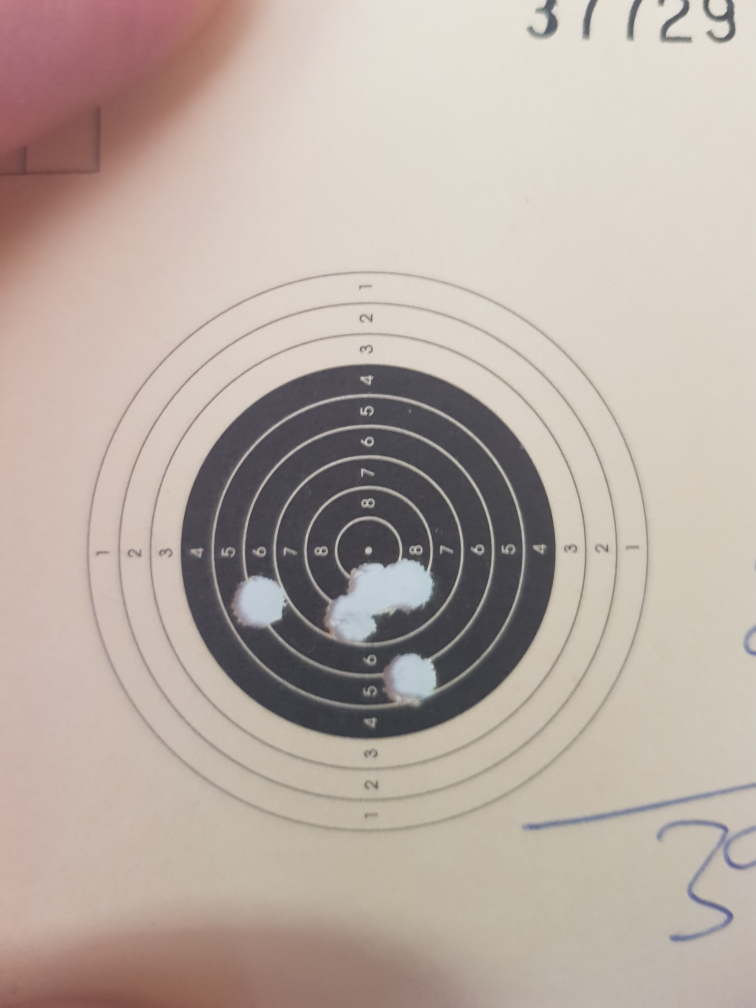
#> input picture Ocv/images/targets/img6.jpg, 3024 x 4032 px (shown at 1/4 size)
$ jupyter execute ThreshSlider.ipynb
#> lines starting #> are read from the running program, lines starting #| are printed output that depends on the picture; after the words box and inside, x2 and y2 are one past the last pixel; in counts of white or black regions, pixels touching at a corner belong together
[cell 1]
import cv2
import numpy as np

image = cv2.imread('./images/targets/img6.jpg') #0 means import as grayscale
#> image is the input picture: shape (4032, 3024, 3); mean B, G, R 163.5, 172, 185.1
image = cv2.resize(image, None, fx=0.2,fy=0.2)
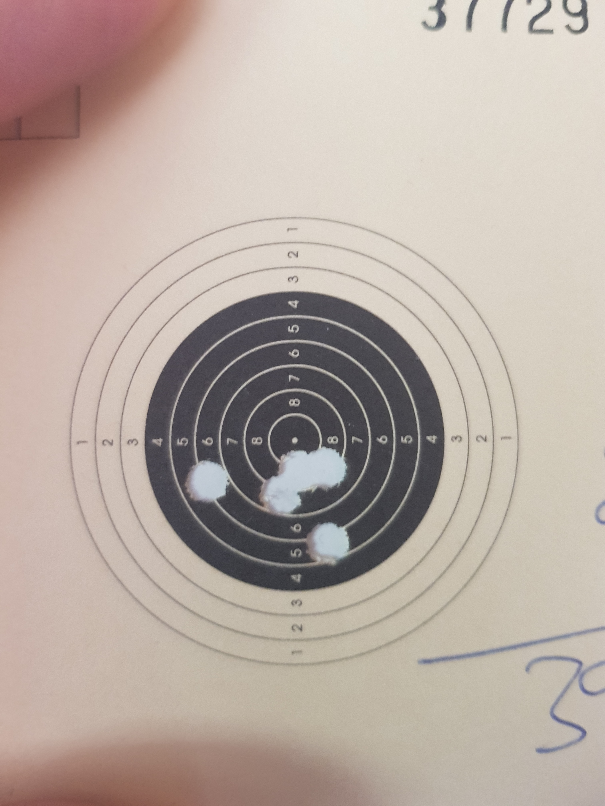
#> image: shape (806, 605, 3); mean B, G, R 163.5, 172, 185.2
# imageOrig = cv2.resize(image, (400,400), interpolation = cv2.INTER_AREA)

grey = cv2.cvtColor(image,cv2.COLOR_BGR2GRAY)
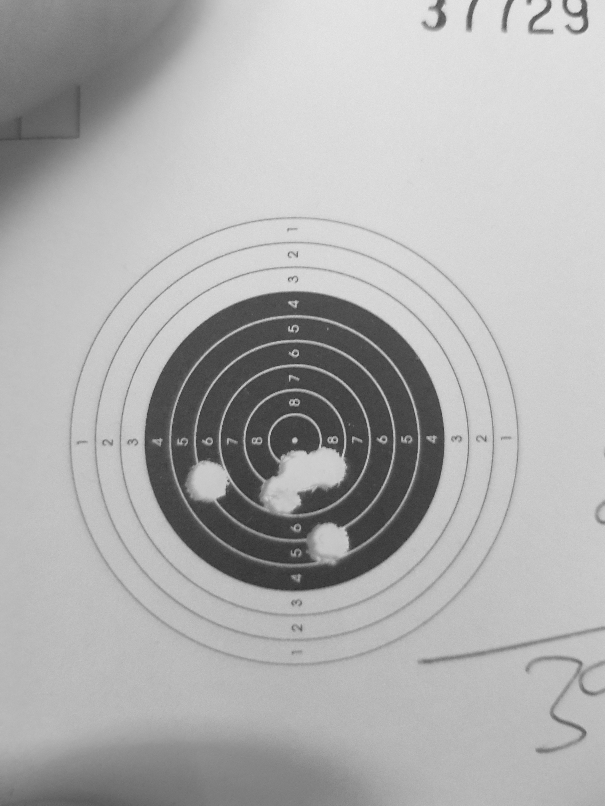
#> grey: shape (806, 605); min 37, max 231, mean 175

def nothing(x):
    pass

cv2.namedWindow('image')

cv2.createTrackbar('Min','image',0,255,nothing)
cv2.createTrackbar('Max','image',0,255,nothing)
cv2.createTrackbar('Inv','image',0,1,nothing)

cv2.setTrackbarPos('Min', 'image', 179)
cv2.setTrackbarPos('Max', 'image', 255)
cv2.setTrackbarPos('Inv', 'image', 0)

while True:

    Inv = cv2.getTrackbarPos('Inv','image')
    Min = cv2.getTrackbarPos('Min','image')
    Max = cv2.getTrackbarPos('Max','image')

#     if Inv == 1:
#         image = cv2.bitwise_not(image)

    ret, thresh1 = cv2.threshold(grey,Min,Max,cv2.THRESH_BINARY)
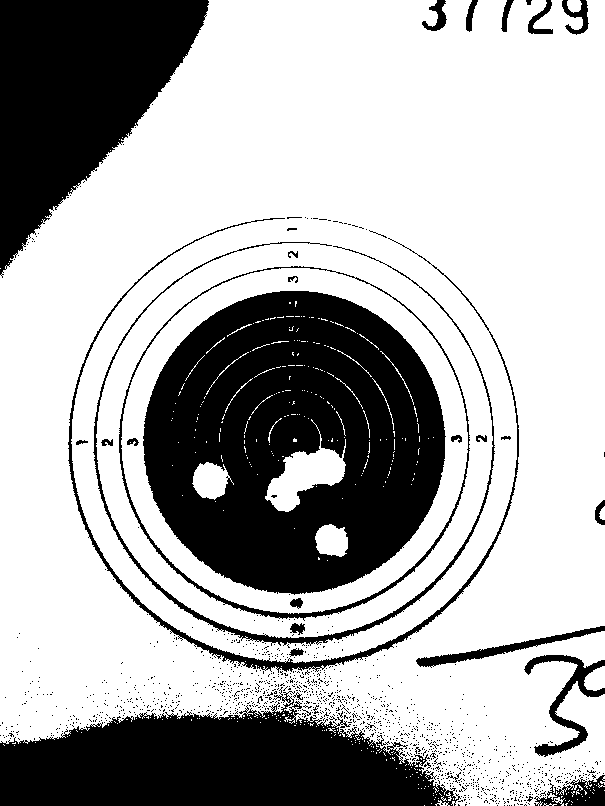
#> thresh1: shape (806, 605); 68.9% white; 1317 black regions (1285 under 20 px), largest, box (x1, y1, x2, y2) and area: (143, 291, 446, 595) 65818, (0, 687, 461, 806) 34094, (0, 0, 209, 278) 32160
#> ret = 179
    ret, thresh2 = cv2.threshold(grey,Min,Max,cv2.THRESH_BINARY_INV)
    ret, thresh3 = cv2.threshold(grey,Min,Max,cv2.THRESH_TRUNC)
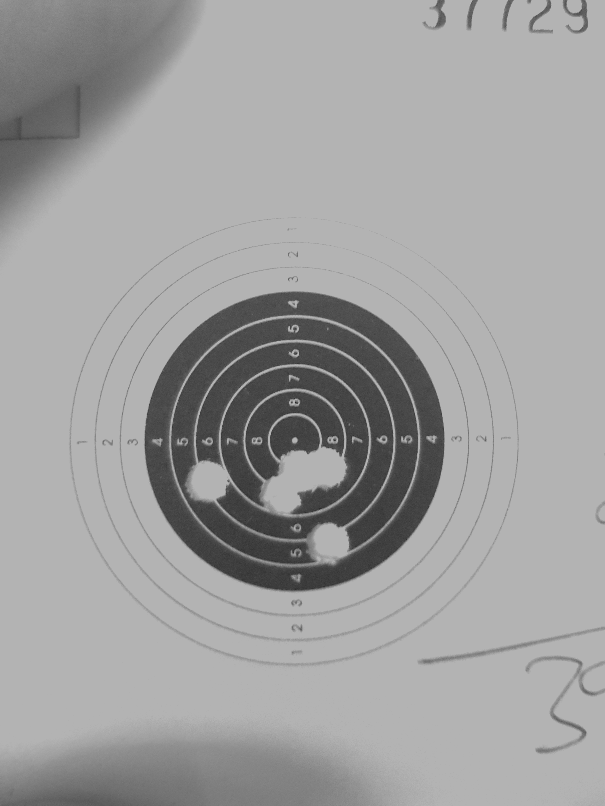
#> thresh3: shape (806, 605); min 37, max 179, mean 159.6
    ret, thresh4 = cv2.threshold(grey,Min,Max,cv2.THRESH_TOZERO)
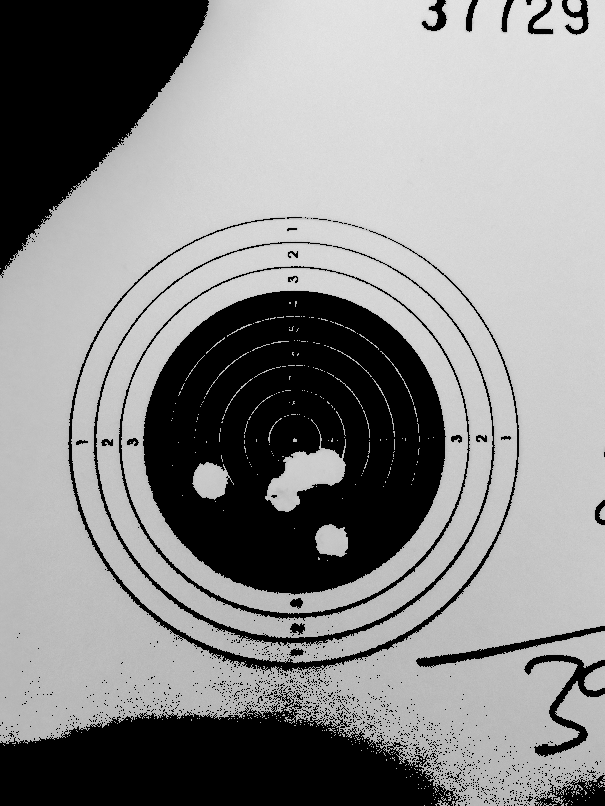
#> thresh4: shape (806, 605); min 0, max 231, mean 138.6
    ret, thresh5 = cv2.threshold(grey,Min,Max,cv2.THRESH_TOZERO_INV)
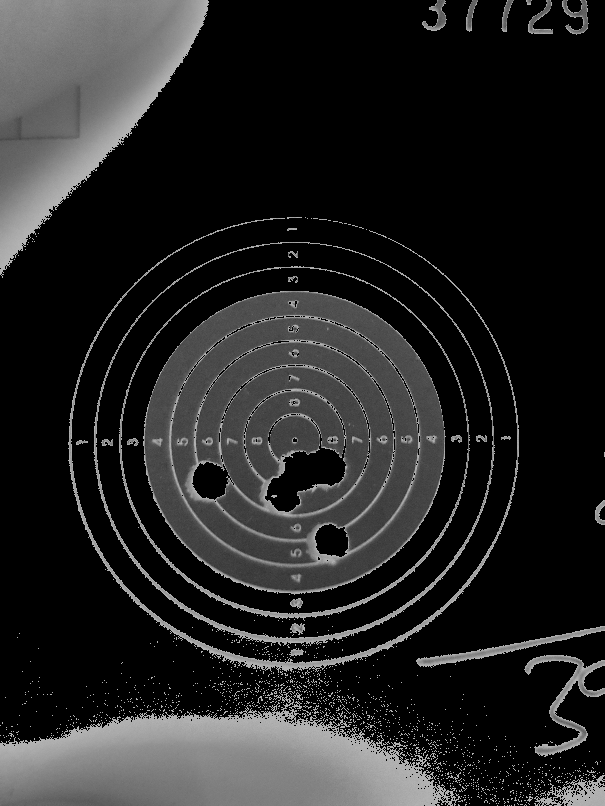
#> thresh5: shape (806, 605); min 0, max 179, mean 36.3

    cv2.imshow('image',image)

    cv2.imshow('tr1',thresh1)
    cv2.imshow('tr2',thresh2)
    cv2.imshow('tr3',thresh3)
    cv2.imshow('tr4',thresh4)
    cv2.imshow('tr5',thresh5)

    if cv2.waitKey(1) == 13:
#> (key Esc is pressed here)
        break

cv2.waitKey()
cv2.destroyAllWindows()

$ run again, with Ocv/images/targets/img10.jpg copied over Ocv/images/targets/img6.jpg
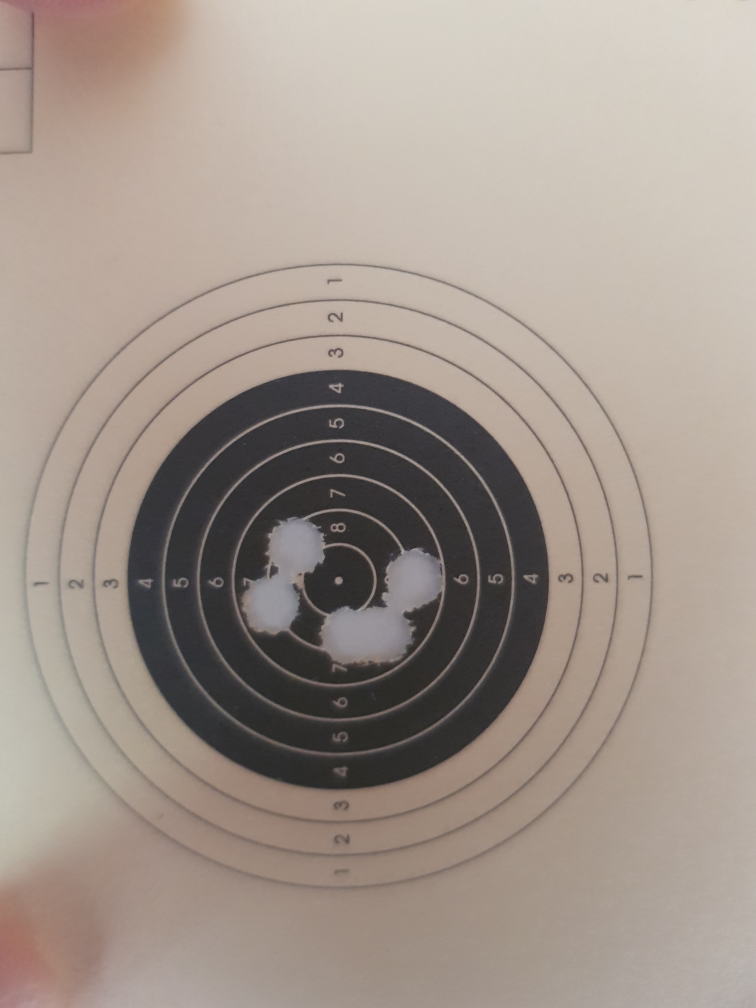
#> input picture Ocv/images/targets/img10.jpg, 3024 x 4032 px (shown at 1/4 size)
#> image is the input picture: shape (4032, 3024, 3); mean B, G, R 140.4, 149.5, 161.5
#> image: shape (806, 605, 3)
#> `ret, thresh1 = cv2.threshold(grey,Min,Max,cv2.THRESH_BINARY)`:
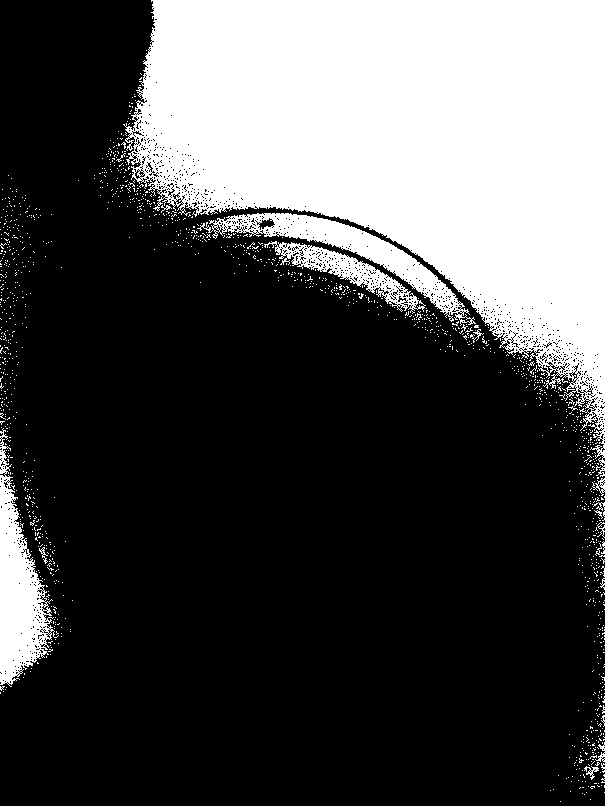
#> thresh1: shape (806, 605); 28.8% white; 1415 white regions (1396 under 20 px), largest, box (x1, y1, x2, y2) and area: (123, 0, 605, 477) 122143, (0, 428, 59, 687) 6477, (197, 213, 476, 326) 5640
#> ret = 179
#> `ret, thresh5 = cv2.threshold(grey,Min,Max,cv2.THRESH_TOZERO_INV)`:
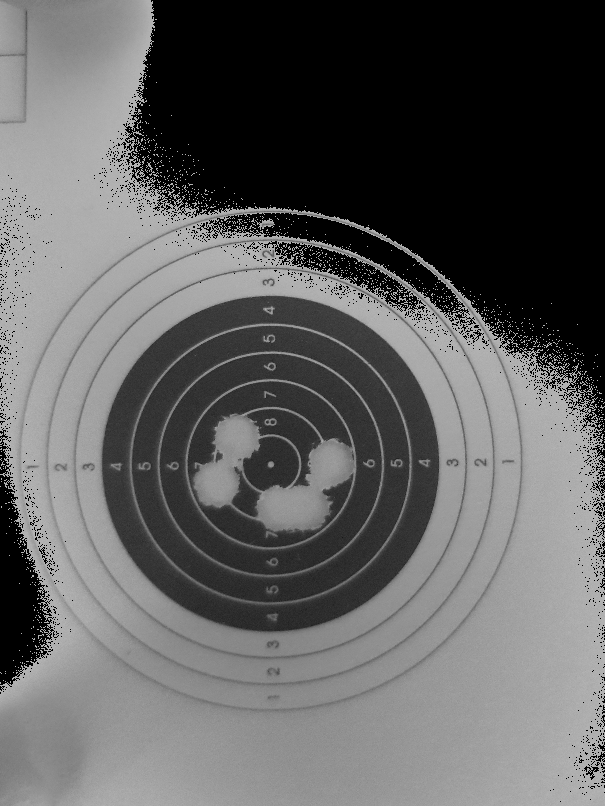
#> thresh5: shape (806, 605); min 0, max 179, mean 95.7

$ run again, with Ocv/images/targets/img11.jpg copied over Ocv/images/targets/img6.jpg
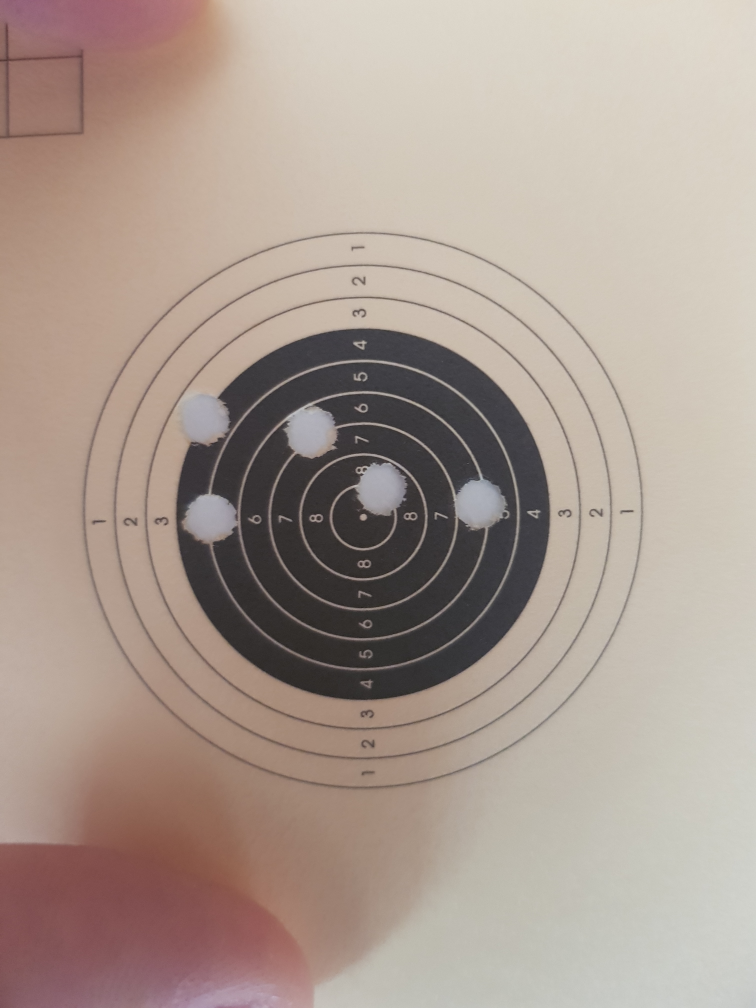
#> input picture Ocv/images/targets/img11.jpg, 3024 x 4032 px (shown at 1/4 size)
#> image is the input picture: shape (4032, 3024, 3); mean B, G, R 145.8, 155.6, 171.1
#> image: shape (806, 605, 3)
#> `ret, thresh1 = cv2.threshold(grey,Min,Max,cv2.THRESH_BINARY)`:
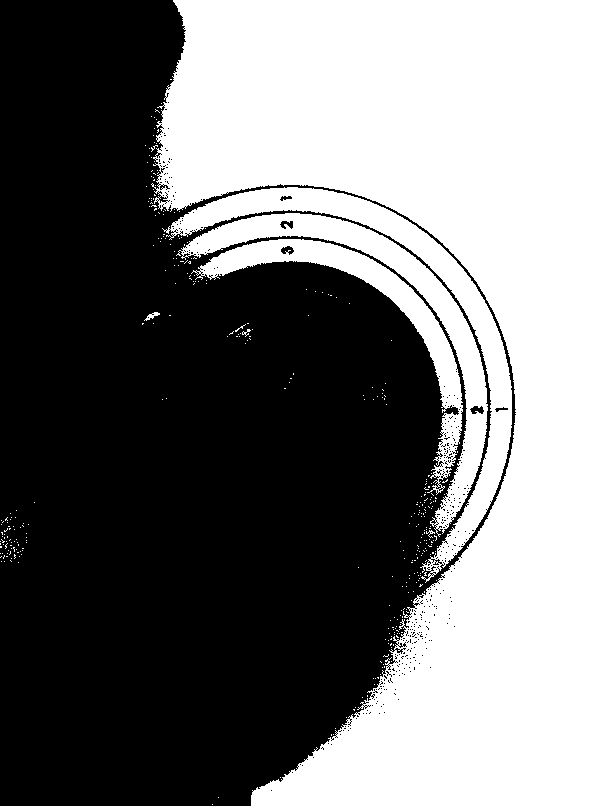
#> thresh1: shape (806, 605); 45.5% white; 362 white regions (355 under 20 px), largest, box (x1, y1, x2, y2) and area: (151, 0, 605, 806) 187860, (162, 187, 512, 583) 13697, (176, 213, 488, 537) 11138
#> ret = 179
#> `ret, thresh5 = cv2.threshold(grey,Min,Max,cv2.THRESH_TOZERO_INV)`:
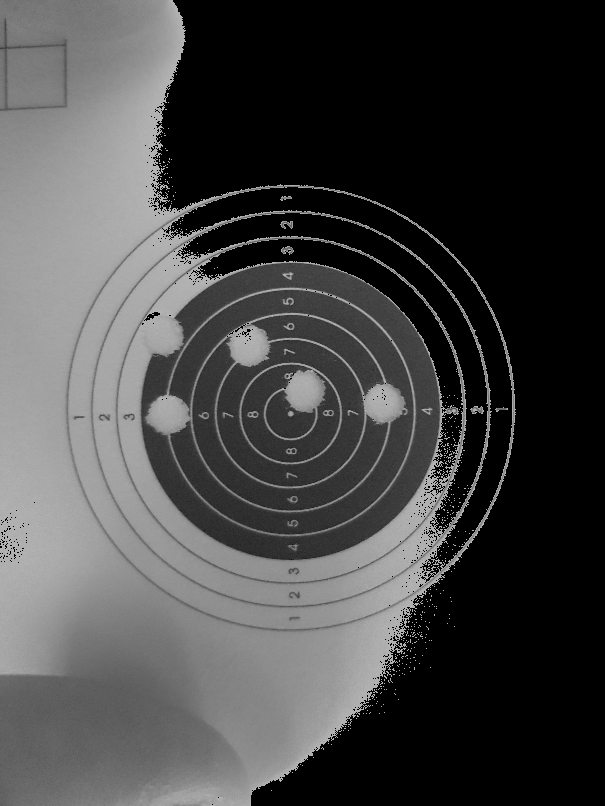
#> thresh5: shape (806, 605); min 0, max 179, mean 68.6

$ run again, with Ocv/images/targets/img12.jpg copied over Ocv/images/targets/img6.jpg
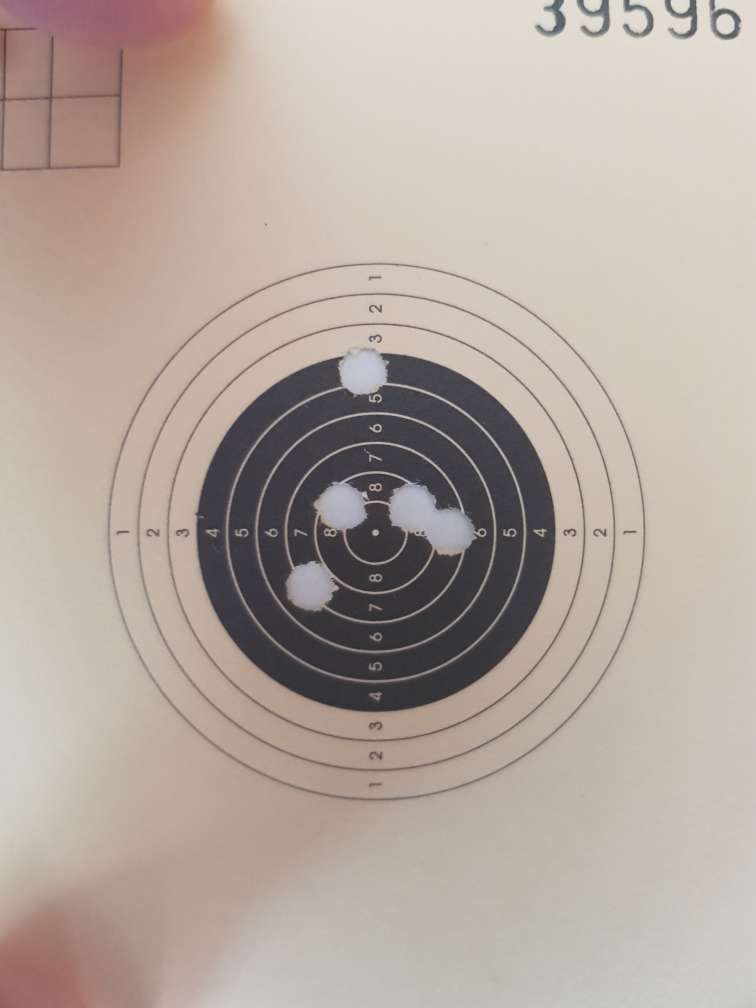
#> input picture Ocv/images/targets/img12.jpg, 3024 x 4032 px (shown at 1/4 size)
#> image is the input picture: shape (4032, 3024, 3); mean B, G, R 159.4, 168.1, 180.5
#> image: shape (806, 605, 3)
#> `ret, thresh1 = cv2.threshold(grey,Min,Max,cv2.THRESH_BINARY)`:
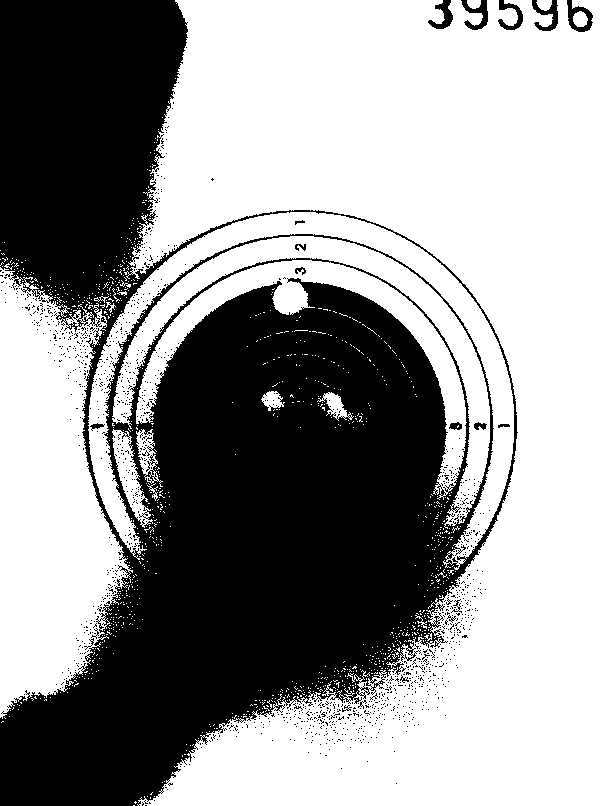
#> thresh1: shape (806, 605); 59.4% white; 1297 black regions (1276 under 20 px), largest, box (x1, y1, x2, y2) and area: (0, 0, 518, 806) 193571, (567, 0, 593, 32) 366, (532, 0, 558, 31) 363
#> ret = 179
#> `ret, thresh5 = cv2.threshold(grey,Min,Max,cv2.THRESH_TOZERO_INV)`:
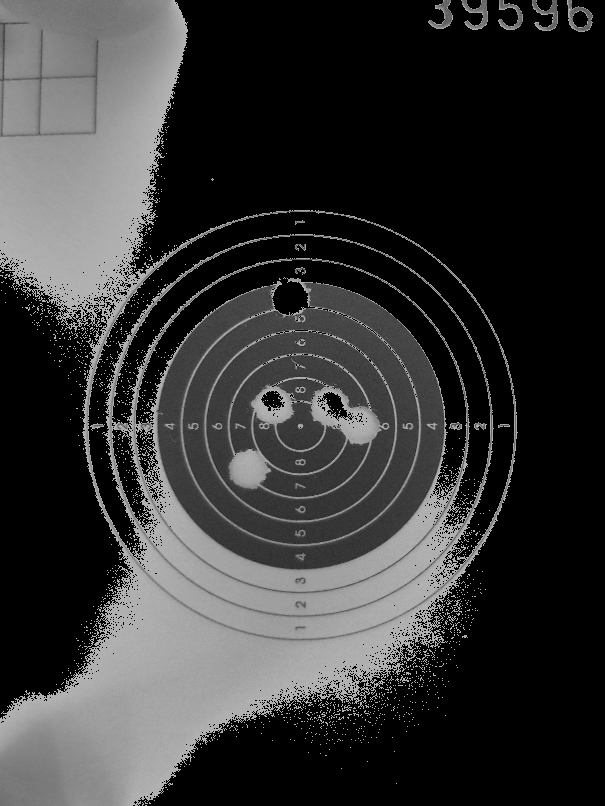
#> thresh5: shape (806, 605); min 0, max 179, mean 53.5
